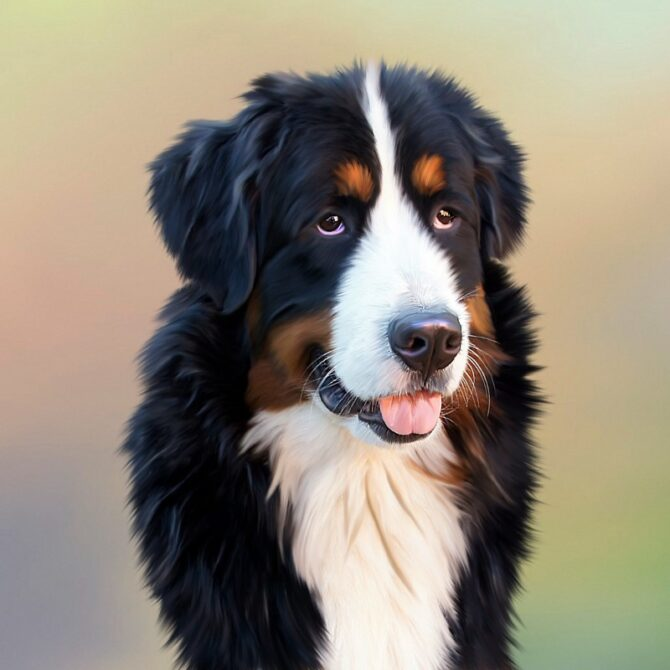
#> input picture 3.jpeg, 670 x 670 px
$ python grayscale.py
#> lines starting #> are read from the running program, lines starting #| are printed output that depends on the picture; after the words box and inside, x2 and y2 are one past the last pixel; in counts of white or black regions, pixels touching at a corner belong together
### utils.py
# -*- coding: utf-8 -*-
import cv2

def viewImage(image, name_of_window):
    cv2.namedWindow(name_of_window, cv2.WINDOW_NORMAL)
    cv2.imshow(name_of_window, image)
    cv2.waitKey(0)
    cv2.destroyAllWindows()

### grayscale.py
import cv2
from utils import viewImage

image = cv2.imread("3.jpeg")
#> image is the input picture: shape (670, 670, 3); mean B, G, R 121.4, 135, 143.6
gray_image = cv2.cvtColor(image, cv2.COLOR_BGR2GRAY)
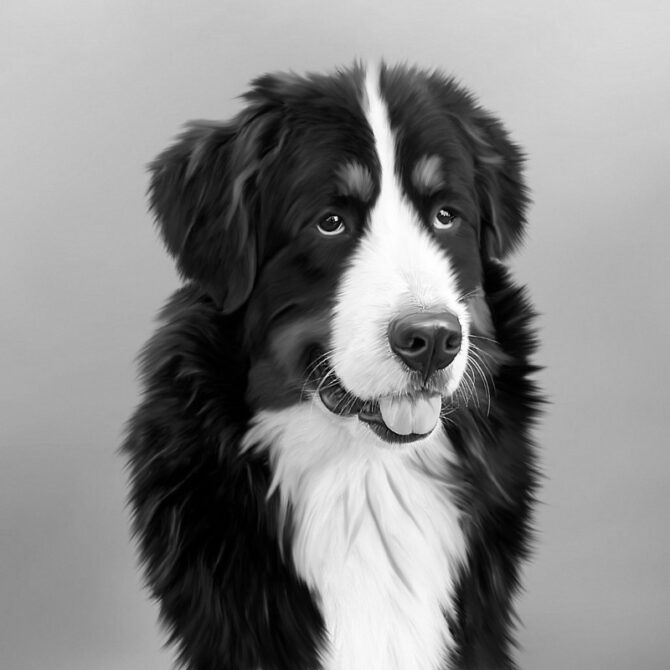
#> gray_image: shape (670, 670); min 0, max 255, mean 136
ret, threshold_image = cv2.threshold(gray_image, 127, 255, 0)
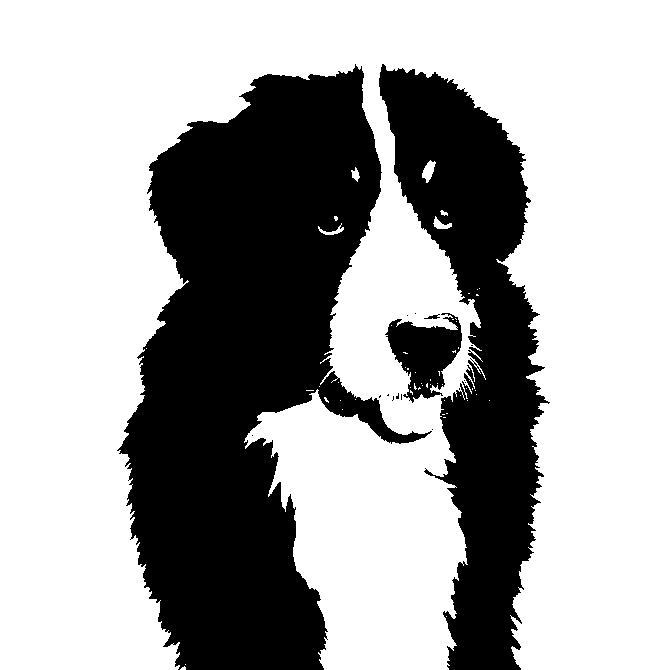
#> threshold_image: shape (670, 670); 65.6% white; 17 black regions (13 under 20 px), largest, box (x1, y1, x2, y2) and area: (117, 64, 432, 670) 102042, (379, 64, 550, 670) 48301, (385, 313, 462, 403) 3786, (424, 314, 440, 319) 39
viewImage(gray_image, "grayscale_dog")
viewImage(threshold_image, "threshold_dog")

$ run again, with 1.jpeg copied over 3.jpeg
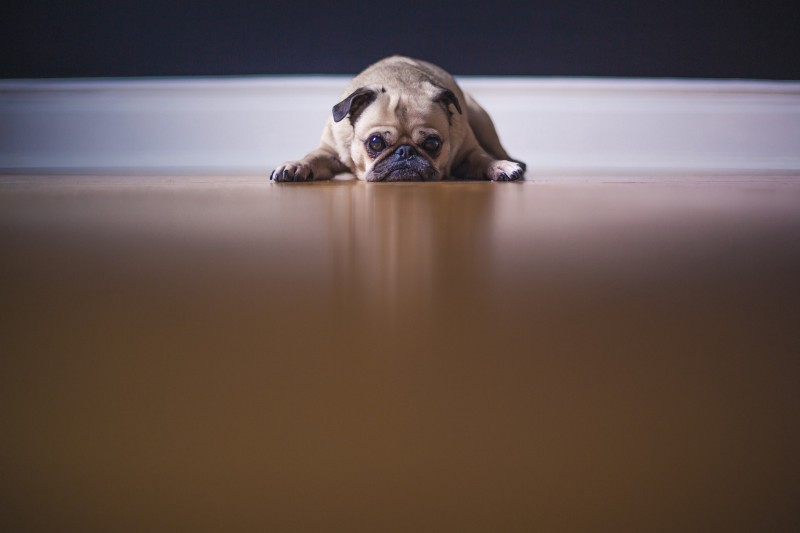
#> input picture 1.jpeg, 800 x 533 px
#> image is the input picture: shape (533, 800, 3); mean B, G, R 77.7, 82.9, 99.2
#> `gray_image = cv2.cvtColor(image, cv2.COLOR_BGR2GRAY)`:
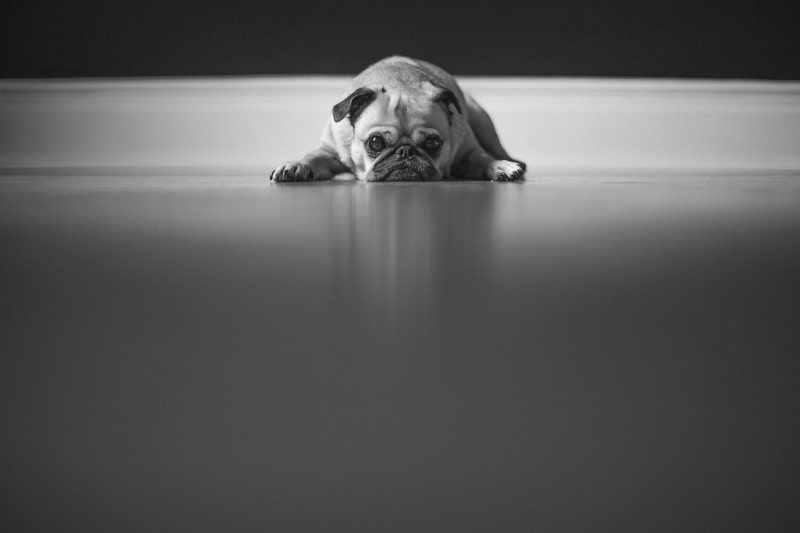
#> gray_image: shape (533, 800); min 12, max 248, mean 87.2
#> `ret, threshold_image = cv2.threshold(gray_image, 127, 255, 0)`:
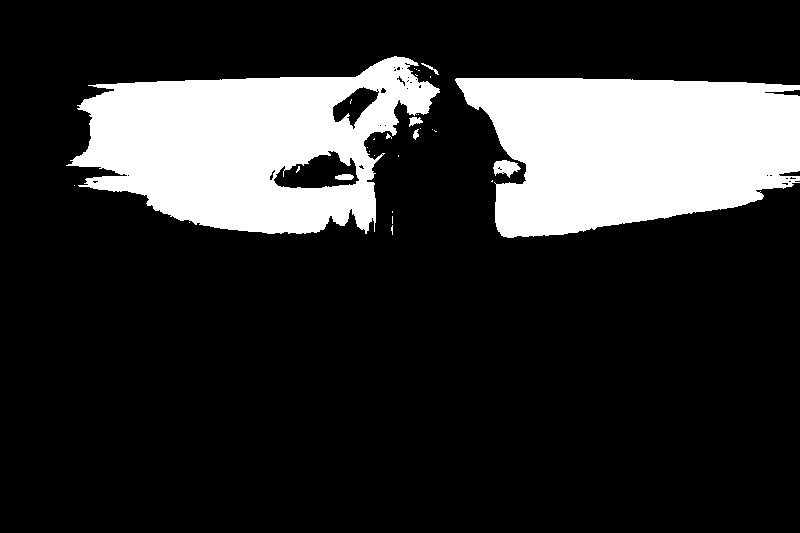
#> threshold_image: shape (533, 800); 19.3% white; 30 white regions (23 under 20 px), largest, box (x1, y1, x2, y2) and area: (455, 78, 800, 238) 41947, (66, 56, 440, 234) 39760, (493, 160, 521, 178) 299

$ run again, with 2.jpeg copied over 3.jpeg
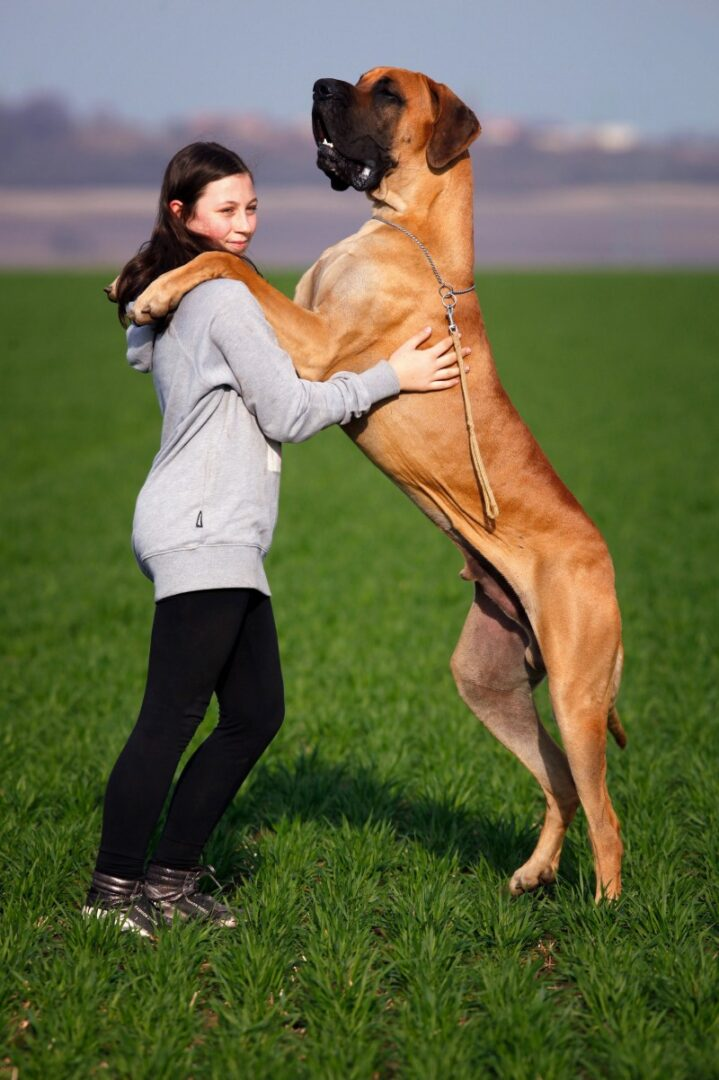
#> input picture 2.jpeg, 719 x 1080 px
#> image is the input picture: shape (1080, 719, 3); mean B, G, R 73.1, 106.7, 103.7
#> `gray_image = cv2.cvtColor(image, cv2.COLOR_BGR2GRAY)`:
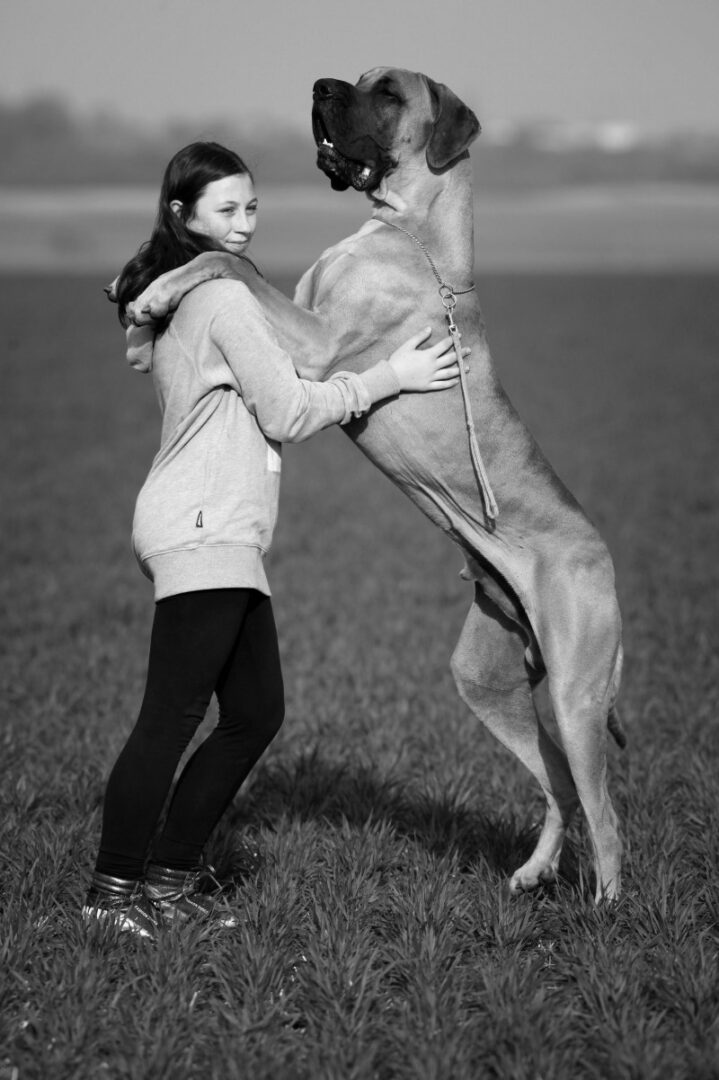
#> gray_image: shape (1080, 719); min 0, max 254, mean 102
#> `ret, threshold_image = cv2.threshold(gray_image, 127, 255, 0)`:
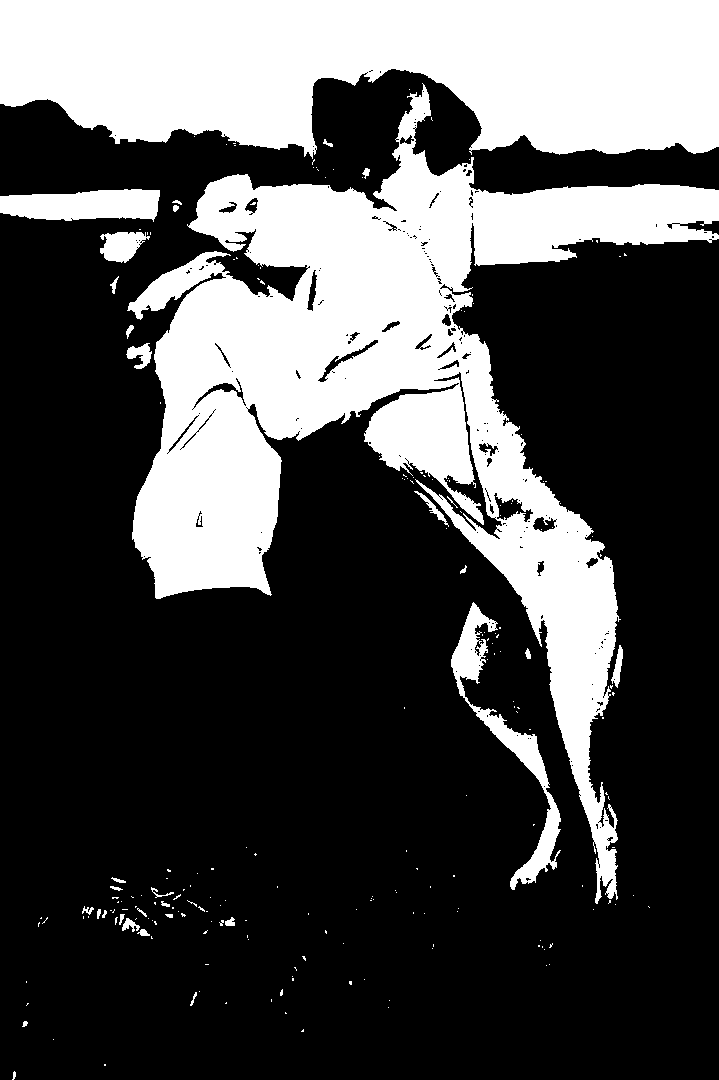
#> threshold_image: shape (1080, 719); 30.9% white; 214 white regions (182 under 20 px), largest, box (x1, y1, x2, y2) and area: (127, 83, 719, 904) 137051, (0, 0, 719, 159) 90471, (451, 602, 561, 890) 5132
